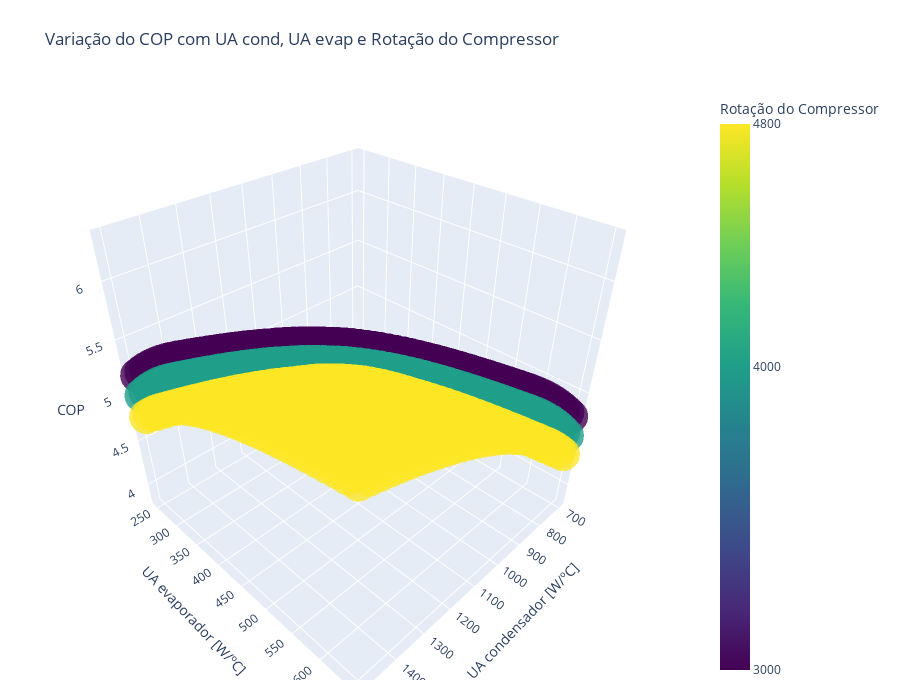

The notebook cell saved with this chart:
### Code cell
# Creating chart
fig = go.Figure(data=[go.Scatter3d(
    x=full_data.ua_cond,
    y=full_data.ua_evap,
    z=full_data.cop,
    mode='markers',
    marker=dict(
        size=12,
        
        color=full_data.rot,    # set color to an array/list of desired values
        colorscale='Viridis',   # choose a colorscale
        opacity=0.8,
        colorbar=go.ColorBar(
            title='Rotação do Compressor',
            tickvals = [3000,4000,4800]
        )
    )
)])

fig.update_layout(title_text='Variação do COP com UA cond, UA evap e Rotação do Compressor',
                  scene = dict(
                    xaxis_title='UA condensador [W/ºC]',
                    yaxis_title='UA evaporador [W/ºC]',
                    zaxis_title='COP'),
                    margin=dict(l=20, r=20, t=90, b=20),
                    height=700)

fig.show()

### Figure 1 — Plotly figure (JSON) as saved in the notebook; plotly's stock layout.template omitted (floating-point values rounded to 4 significant figures; data arrays with more than 128 entries replaced by an {"elided": "..."} marker saying what was removed)
{"data": [{"marker": {"color": {"elided": "2700 int values"}, "colorbar": {"tickvals": [3000, 4000, 4800], "title": {"text": "Rotação do Compressor"}}, "colorscale": [[0, "#440154"], [0.1111, "#482878"], [0.2222, "#3e4989"], [0.3333, "#31688e"], [0.4444, "#26828e"], [0.5556, "#1f9e89"], [0.6667, "#35b779"], [0.7778, "#6ece58"], [0.8889, "#b5de2b"], [1, "#fde725"]], "opacity": 0.8, "size": 12}, "mode": "markers", "type": "scatter3d", "x": {"elided": "2700 float values"}, "y": {"elided": "2700 float values"}, "z": {"elided": "2700 float values"}}], "layout": {"height": 700, "margin": {"b": 20, "l": 20, "r": 20, "t": 90}, "scene": {"xaxis": {"title": {"text": "UA condensador [W/ºC]"}}, "yaxis": {"title": {"text": "UA evaporador [W/ºC]"}}, "zaxis": {"title": {"text": "COP"}}}, "title": {"text": "Variação do COP com UA cond, UA evap e Rotação do Compressor"}}}
